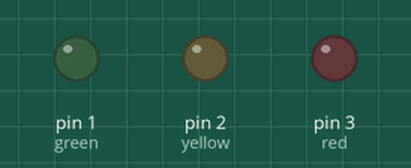
Bench run of a sketch on a simulated Arduino Uno, built with avr-gcc and run on an emulated ATmega328P. Shown: output pins drawn as LEDs (lit = HIGH).

Above: at 0.15 s.
At 9.5 s:
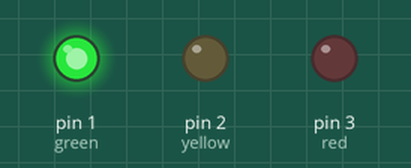
At 19.5 s:
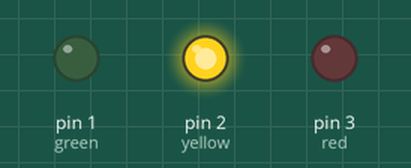
At 29.5 s:
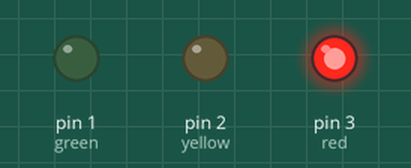
Timing chart, 0 to 48.1 s (numbered marks = the images above):
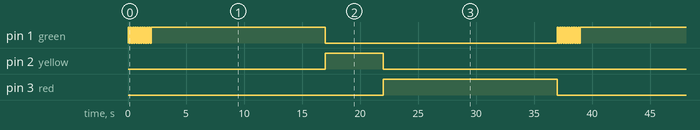

The sketch:

TrafficLightManagement.csv.ino
```cpp
int green = 1;
int yellow = 2;
int red = 3;
void setup()
{
  pinMode(green, OUTPUT);
  pinMode(yellow, OUTPUT);
  pinMode(red, OUTPUT);
}

void loop()
{
  for(int i = 0; i < 10; i++){
    digitalWrite(green, HIGH);
    delay(100);
    digitalWrite(green, LOW);
    delay(100);
  }
  digitalWrite(green, HIGH);
  delay(15000);
  digitalWrite(green, LOW);
  digitalWrite(yellow, HIGH);
  delay(5000);
  digitalWrite(yellow, LOW);
  digitalWrite(red, HIGH);
  delay(15000);
  digitalWrite(red, LOW);
}
```

Measured:
- by itself, pin 1 (green): repeats every 37.0 s: HIGH 15.0 s, LOW 20.0 s, 10 × (HIGH 0.10 s, LOW 0.10 s)
- by itself, pin 2 (yellow): alternates HIGH for 5.0 s and LOW for 32.0 s
- by itself, pin 3 (red): alternates HIGH for 15.0 s and LOW for 22.0 s
